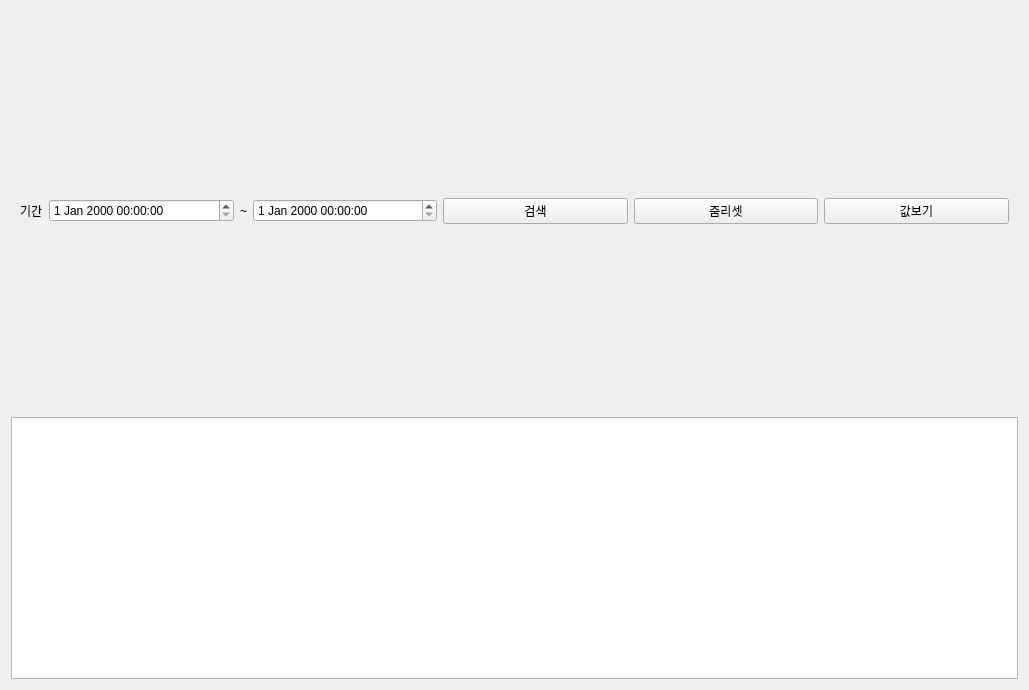
<?xml version="1.0" encoding="UTF-8"?>
<ui version="4.0">
 <class>bridge_chart_widget</class>
 <widget class="QWidget" name="bridge_chart_widget">
  <property name="geometry">
   <rect>
    <x>0</x>
    <y>0</y>
    <width>1029</width>
    <height>690</height>
   </rect>
  </property>
  <property name="windowTitle">
   <string>Form</string>
  </property>
  <layout class="QGridLayout" name="gridLayout_2">
   <item row="1" column="0">
    <widget class="QTableView" name="row_data_table"/>
   </item>
   <item row="0" column="0">
    <widget class="QWidget" name="widget" native="true">
     <property name="minimumSize">
      <size>
       <width>0</width>
       <height>400</height>
      </size>
     </property>
     <layout class="QGridLayout" name="gridLayout">
      <item row="1" column="1">
       <widget class="QDateTimeEdit" name="search_start_time"/>
      </item>
      <item row="1" column="2">
       <widget class="QLabel" name="label_2">
        <property name="sizePolicy">
         <sizepolicy hsizetype="Maximum" vsizetype="Preferred">
          <horstretch>0</horstretch>
          <verstretch>0</verstretch>
         </sizepolicy>
        </property>
        <property name="text">
         <string>~</string>
        </property>
       </widget>
      </item>
      <item row="1" column="0">
       <widget class="QLabel" name="label">
        <property name="sizePolicy">
         <sizepolicy hsizetype="Maximum" vsizetype="Maximum">
          <horstretch>0</horstretch>
          <verstretch>0</verstretch>
         </sizepolicy>
        </property>
        <property name="text">
         <string>기간</string>
        </property>
       </widget>
      </item>
      <item row="1" column="3">
       <widget class="QDateTimeEdit" name="search_end_time"/>
      </item>
      <item row="1" column="4">
       <widget class="QPushButton" name="search_btn">
        <property name="text">
         <string>검색</string>
        </property>
       </widget>
      </item>
      <item row="1" column="5">
       <widget class="QPushButton" name="zoom_reset_btn">
        <property name="text">
         <string>줌리셋</string>
        </property>
       </widget>
      </item>
      <item row="1" column="6">
       <widget class="QPushButton" name="point_visiable_btn">
        <property name="text">
         <string>값보기</string>
        </property>
       </widget>
      </item>
      <item row="0" column="0" colspan="7">
       <layout class="QGridLayout" name="chart_layout"/>
      </item>
     </layout>
    </widget>
   </item>
  </layout>
 </widget>
 <resources/>
 <connections/>
</ui>
